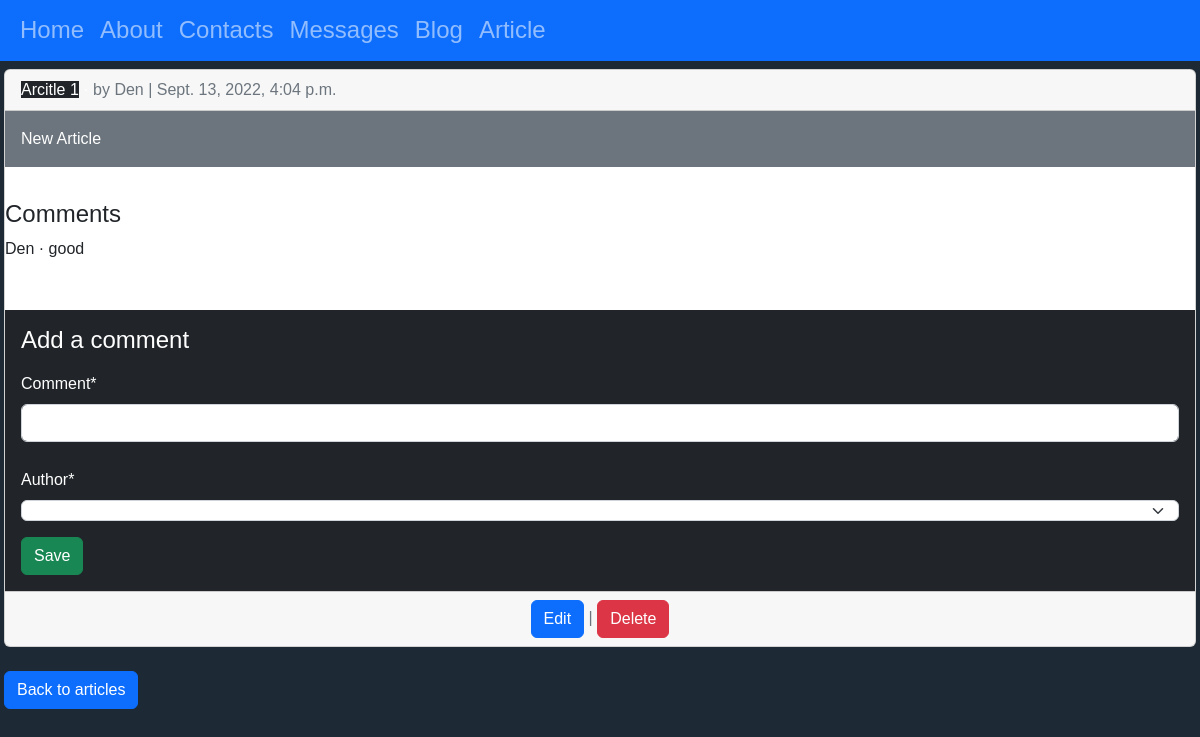
The app's page /articles/article/1/ (signed in) with its own data.
### articles/models.py (models this page shows, shortened)
class Article(models.Model):
    title = models.CharField(max_length=255)
    body = models.TextField()
    date = models.DateTimeField(auto_now_add=True)
    author = models.ForeignKey("auth.User", on_delete=models.CASCADE)

class Comment(models.Model):
    article = models.ForeignKey(Article, on_delete=models.CASCADE)
    comment = models.CharField(max_length=140)
    date = models.DateTimeField(auto_now_add=True)
    author = models.ForeignKey("auth.User", on_delete=models.CASCADE)
    def __str__(self):
        return self.comment

### articles/views.py (the view, shortened to what this page needs)
# urls.py: path("article/<int:pk>/", ArticleDetailView.as_view(), name = "article_detail"),
class ArticleDetailView(View):
    def get(self, request, *args, **kwargs):
        view = CommentGet.as_view()
        return view(request, *args, **kwargs)

### articles/forms.py
class CommentForm(forms.ModelForm):
    class Meta:
        model = Comment
        fields = ("comment", "author")

### articles/views.py (called while the page is built)
    def get_context_data(self, **kwargs):
        context = super().get_context_data(**kwargs)
        context["form"] = CommentForm()
        return context

### templates/article_detail.html (shortened to what this page needs)
{% extends "base.html" %}
{% load crispy_forms_tags %}
{% block content %}
<div class="card">
    <div class="card-header">
        <span class="font-weight-bold bg-dark">{{ article.title }}</span> &middot;
        <span class="text-muted">by {{ article.author }} |
            {{ article.date }}</span>
    </div>
    <div class="card-body bg-secondary">
        {{ article.body }}
    </div>
    <hr>
    <h4 class="text-dark">Comments</h4>
    {% for comment in article.comment_set.all %}
    <p class="text-dark">{{ comment.author }} &middot; {{ comment }}</p>
    {% endfor %}
    <hr>
    <div class="bg-dark p-3">
        <h4>Add a comment</h4>
        <form action="" method="post">
            {{ form|crispy }}
            <button class="btn btn-success ml-2" type="submit">Save</button>
        </form>
    </div>
    <div class="card-footer text-center text-muted">
        {% if user.is_authenticated %}
        <a class = "btn btn-primary" href="{% url 'article_edit' article.pk %}">Edit</a> |
        <a class = "btn btn-danger" href="{% url 'article_delete' article.pk %}">Delete</a>
        {% endif %}
    </div>
</div>
<br />
<a href="{% url 'article_list' %}" class="btn btn-primary">Back to articles</a>
{% endblock content %}

### static/css/base.css (style rules this page uses)
body { background-color: #1d2a35; font-family: Verdana, Geneva, Tahoma, sans-serif; color: white; }
input { font-family: Verdana, Geneva, Tahoma, sans-serif; }
label { display: block; position: top; padding-top: 10px }
select { height: 21px; }
input { width: 20%; }

### records on screen
Article: title "Arcitle 1", author "Den", date "Sept. 13, 2022, 4:04 p.m.", body "New Article"
Comment: author "Den", comment "good"
